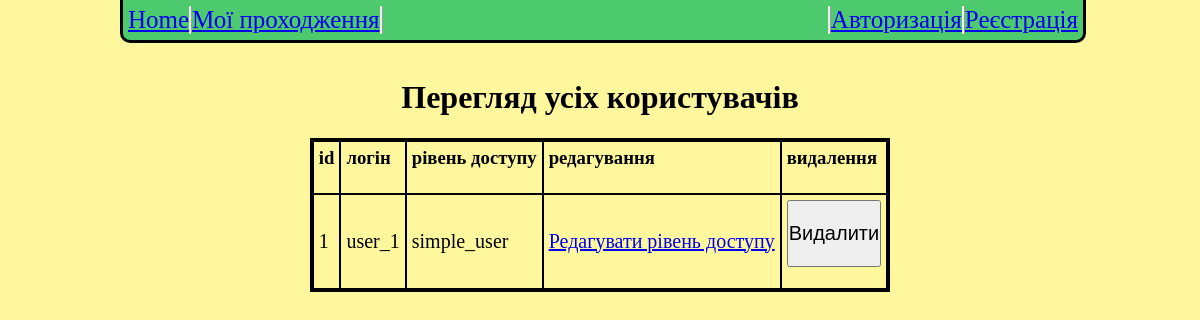
The app's page /user_management, older data.
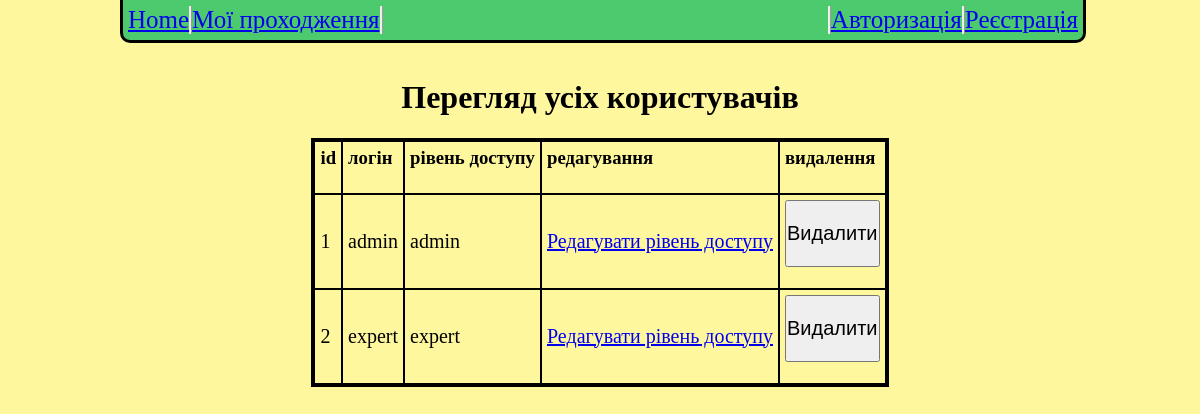
The same page, newer data.
### models/user.py (models this page shows, shortened)
class UserModel(db.Model, UserMixin):
    __tablename__ = "user"
    user_id = db.Column(db.Integer, primary_key=True)
    user_login = db.Column(db.String(50), nullable=False, unique=True)
    user_password = db.Column(db.String(100), nullable=False)
    user_access_level = db.Column(db.String(50), nullable=False)
    @classmethod
    def find_by_id(cls, user_id):
        return UserModel.query.filter_by(user_id=user_id).first()
    @classmethod
    def get_all_users(cls):
        return UserModel.query.all()

### app.py (the view)
@app.route('/user_management')
def admin_user_management():
    users = UserModel.get_all_users()
    return render_template('admin_user_management.html', users=users, user=UserModel(), validate_user=load_user(current_user.get_id()))

### app.py (called while the page is built)
@manager.user_loader
def load_user(user_id):
    return UserModel.query.get(user_id)

@app.after_request
def redirect_to_signin(response):
    if response.status_code == 401:
        return redirect(url_for('login_page') + '?next=' + request.url)
    return response

### templates/admin_user_management.html (shortened to what this page needs)
<html>
    <head>
        <link rel="stylesheet" type="text/css" href="{{ url_for( 'static', filename='css/style.css', v=8) }}">
    </head>
    <body>
        <div class="header">
            <div class="nav_buttons">
                <div class="home_button">
                    <a href="{{url_for('index')}}">Home</a>
                </div>
                <div class="my_posts">
                    <a href="{{url_for('history')}}">Мої проходження</a>
                </div>
            </div>
            <div class="log_buttons">
                {% if validate_user == None %}
                <div class="register">
                    <a href="{{url_for('register')}}">Реєстрація</a>
                </div>
                <div class="login">
                    <a href="{{url_for('login_page')}}">Авторизація</a>
                </div>
                {% endif %}
            </div>
        </div>
        <div class="name_of_results">
            <h1>Перегляд усіх користувачів</h1>
        </div>
        <div class="user_table">
            <table border="3" cellpadding="5" cellspacing='0' bordercolor='black' align="center">
                <tr>
                    <td>
                        <b><h3> id </h3></b>
                    </td>
                    <td>
                        <b><h3> логін </h3></b>
                    </td>
                    <td>
                        <b><h3> рівень доступу </h3></b>
                    </td>
                    <td>
                        <b><h3> редагування </h3></b>
                    </td>
                    <td>
                        <b><h3> видалення </h3></b>
                    </td>
                </tr>
                {% for user in users %}
                    <tr>
                        <td>
                            <p>{{ user.user_id }}</p>
                        </td>
                        <td>
                            <p>{{ user.user_login }}</p>
                        </td>
                        <td>
                            <p>{{ user.user_access_level }}</p>
                        </td>
                        <td>
                            <a href="{{url_for('admin_edit_user', user_id=user.user_id)}}"><p>Редагувати рівень доступу</p></a>
                        </td>
                        <td>
                            <form method="POST" action="delete_user">
                                <button type="submit"><p>Видалити</p></button>
                            </form>
                        </td>
                    </tr>
                {% endfor %}
            </table>
        </div>
    </body>
</html>

### static/css/style.css (style rules this page uses)
body { color: black; background-color: #fff79e; }
.name_of_results { text-align: center; padding-top: 50px; }
.header { width: 80%; height: 40px; background-color: #4dc96e; border-bottom-style: solid; border-left-style: solid; border-right-style: solid; border-bottom-left-radius: 10px; border-bottom-right-radius: 10px; position: fixed; top: 0px; left: 10%; z-index: 9999; }
.nav_buttons { display: inline; float: left; margin-top: 6px; margin-left: 5px; font-size: 25px; text-align: center; }
.home_button { width: max-content; border-right-style: ridge; display: inline; float: left; }
.my_posts { width: max-content; border-right-style: ridge; float: left; display: inline; }
.log_buttons { display: inline; float: right; margin-top: 6px; margin-right: 5px; text-align: center; font-size: 25px; }
.login { float: right; border-left-style: ridge; }
.register { float: right; border-left-style: ridge; }
.user_table { text-align: center; }
.user_table p { font-size: 20px; }
.user_table button { padding: 0px; margin: 0px; }

Row changes from the older to the newer data that the page shows:
changed UserModel id 1: user_login "user_1" → "admin"; user_access_level "simple_user" → "admin"
added UserModel: user_id "2", user_login "expert", user_access_level "expert"
